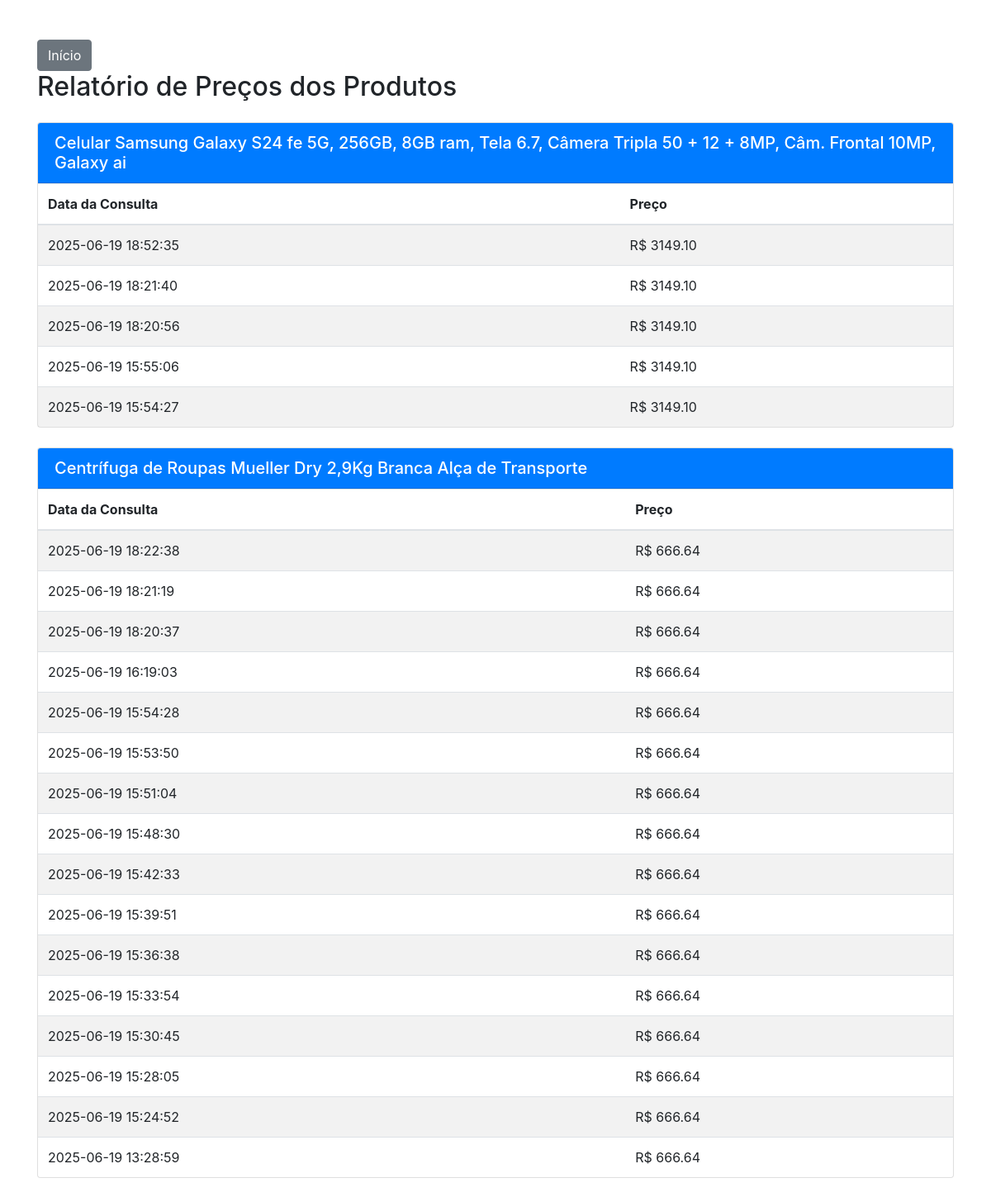
The app's page /relatorio (signed in, upper part) with its own data.
### tables this page shows
CREATE TABLE precos (
            id INTEGER PRIMARY KEY AUTOINCREMENT,
            nome TEXT NOT NULL,
            url TEXT NOT NULL,
            preco REAL NOT NULL,
            precoDesejado REAL NOT NULL,
            email TEXT,
            data DATETIME DEFAULT CURRENT_TIMESTAMP,
            user_id INTEGER
        );

### app.py (the view)
    def decorated_function(*args, **kwargs):
        if session.get('user_id') is None:
            flash('Por favor, faça login para acessar esta página.', 'warning')
            return redirect(url_for('login'))
        return f(*args, **kwargs)

### app.py (called while the page is built)
def login_required(f):
    def decorated_function(*args, **kwargs):
        if session.get('user_id') is None:
            flash('Por favor, faça login para acessar esta página.', 'warning')
            return redirect(url_for('login'))
        return f(*args, **kwargs)
    decorated_function.__name__ = f.__name__
    return decorated_function

@app.route('/relatorio')
@login_required
def relatorio():
    conn = sqlite3.connect(DB_PATH)
    conn.row_factory = sqlite3.Row
    cursor = conn.cursor()
    cursor.execute("""
        SELECT nome, preco, data
        FROM precos
        ORDER BY nome, data DESC
    """)
    rows = cursor.fetchall()
    conn.close()
    produtos = {}
    for row in rows:
        nome = row['nome']
        consulta = {
            'preco': row['preco'],
            'data': row['data']
        }
        if nome not in produtos:
            produtos[nome] = []
        produtos[nome].append(consulta)
    return render_template('relatorio.html', produtos=produtos)

### templates/relatorio.html (shortened to what this page needs)
<!DOCTYPE html>
<html>
<head>
    <link href="https://maxcdn.bootstrapcdn.com/bootstrap/4.5.2/css/bootstrap.min.css" rel="stylesheet">
</head>
<body>
    <div class="container mt-5">
        {% block content %}
        <a href="{{ url_for('index') }}" class="btn btn-secondary ms-2">Início</a>
        <h2 class="mb-4">Relatório de Preços dos Produtos</h2>
        {% for nome, consultas in produtos.items() %}
        <div class="card mb-4">
            <div class="card-header bg-primary text-white">
                <h5 class="mb-0">{{ nome }}</h5>
            </div>
            <div class="card-body p-0">
                <table class="table table-striped mb-0">
                    <thead>
                        <tr>
                            <th>Data da Consulta</th>
                            <th>Preço</th>
                        </tr>
                    </thead>
                    <tbody>
                        {% for consulta in consultas %}
                        <tr>
                            <td>{{ consulta.data }}</td>
                            <td>R$ {{ "%.2f"|format(consulta.preco) }}</td>
                        </tr>
                        {% endfor %}
                    </tbody>
                </table>
            </div>
        </div>
        {% endfor %}
        {% endblock %}
    </div>
</body>
</html>

### records on screen
precos: nome "Celular Samsung Galaxy S24 fe 5G, 256GB, 8GB ram, Tela 6.7, Câmera Tripla 50 + 12 + 8MP, Câm. Frontal 10MP, Galaxy ai", data "2025-06-19 18:52:35", preco "3149.10"
precos: data "2025-06-19 18:21:40", preco "3149.10"
precos: data "2025-06-19 18:20:56", preco "3149.10"
precos: data "2025-06-19 15:55:06", preco "3149.10"
precos: data "2025-06-19 15:54:27", preco "3149.10"
precos: nome "Centrífuga de Roupas Mueller Dry 2,9Kg Branca Alça de Transporte", data "2025-06-19 18:22:38", preco "666.64"
precos: data "2025-06-19 18:21:19", preco "666.64"
precos: data "2025-06-19 18:20:37", preco "666.64"
precos: data "2025-06-19 16:19:03", preco "666.64"
precos: data "2025-06-19 15:54:28", preco "666.64"
precos: data "2025-06-19 15:53:50", preco "666.64"
precos: data "2025-06-19 15:51:04", preco "666.64"
precos: data "2025-06-19 15:48:30", preco "666.64"
precos: data "2025-06-19 15:42:33", preco "666.64"
precos: data "2025-06-19 15:39:51", preco "666.64"
precos: data "2025-06-19 15:36:38", preco "666.64"
precos: data "2025-06-19 15:33:54", preco "666.64"
precos: data "2025-06-19 15:30:45", preco "666.64"
precos: data "2025-06-19 15:28:05", preco "666.64"
precos: data "2025-06-19 15:24:52", preco "666.64"
precos: data "2025-06-19 13:28:59", preco "666.64"
